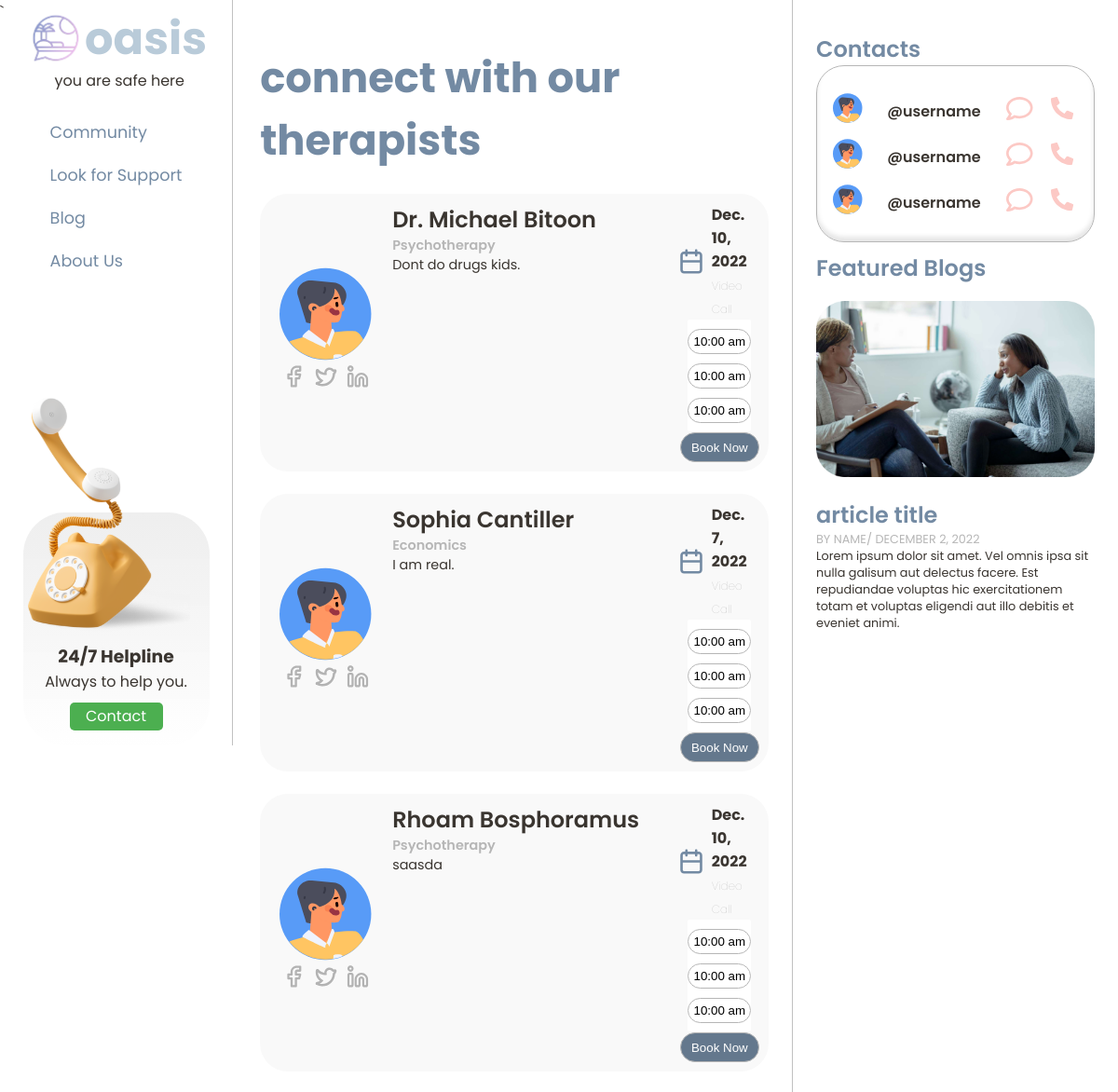
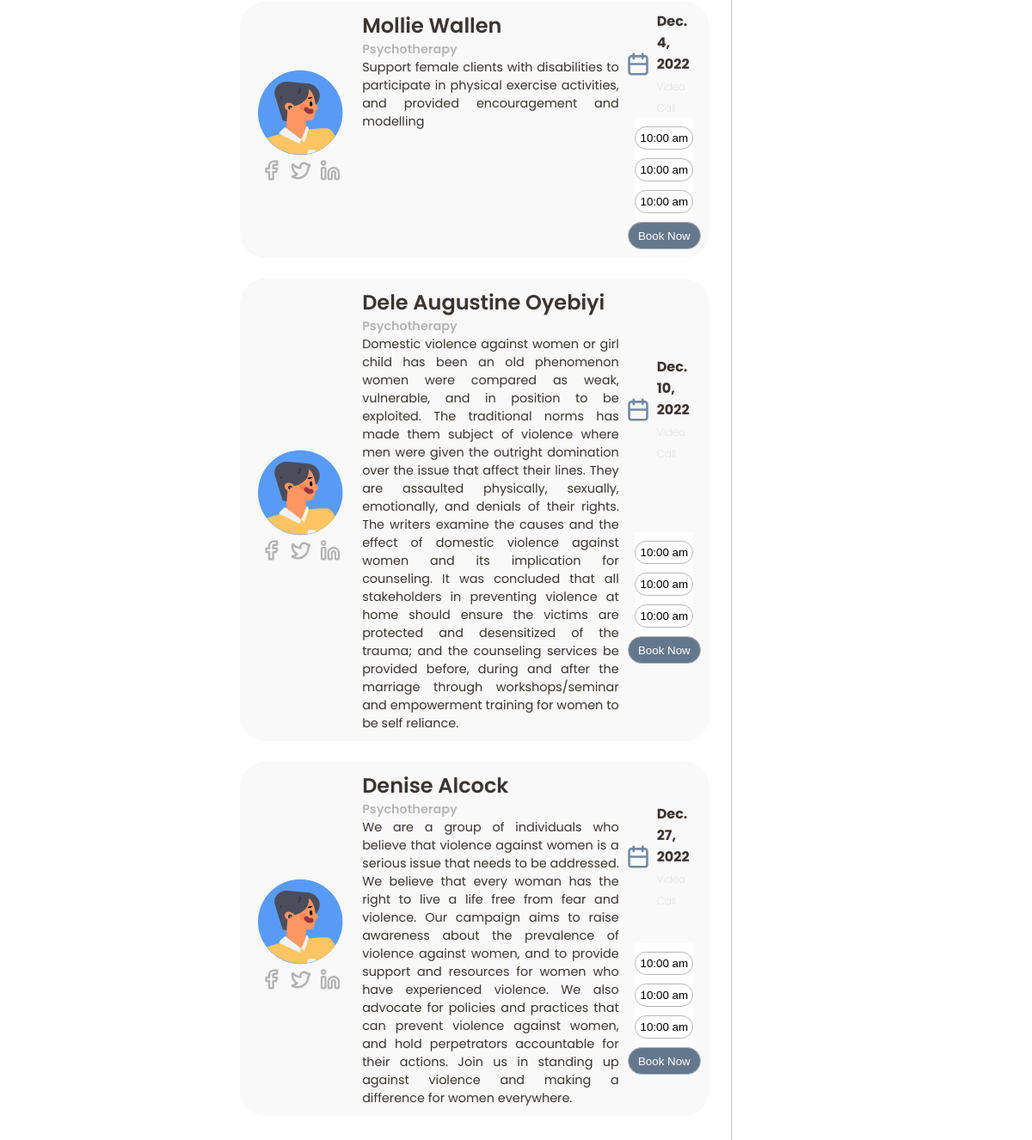
Page /counselling/ (signed in) on the earlier database version (2 pictures, top to bottom).
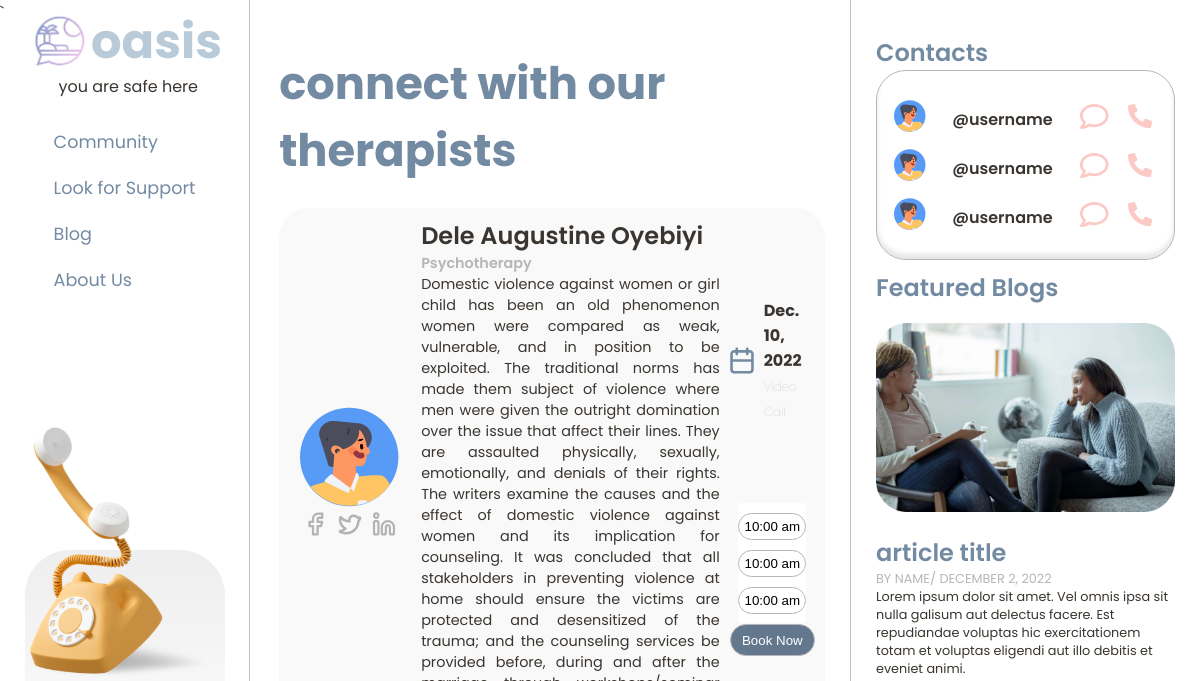
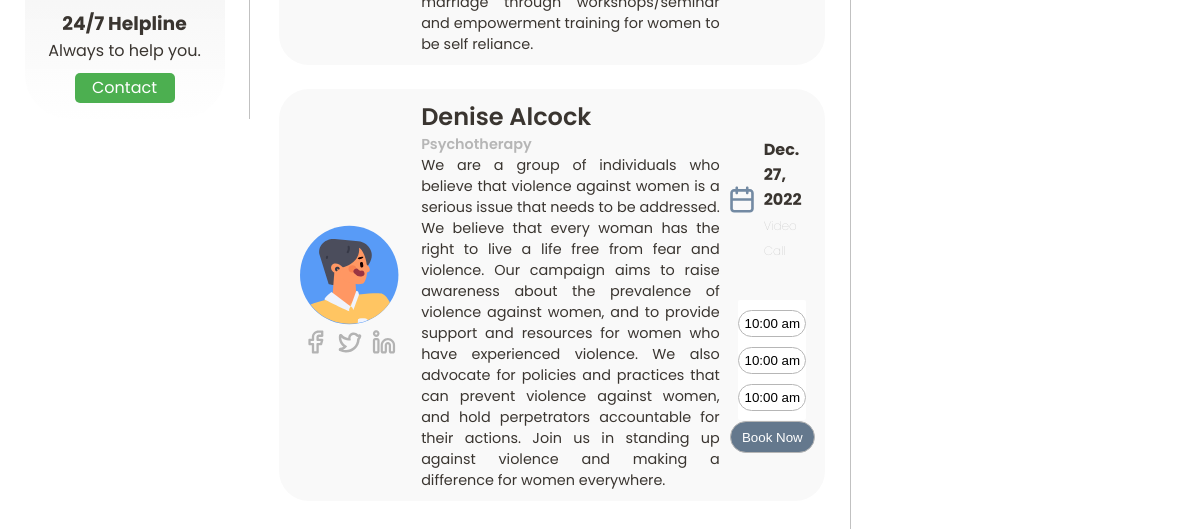
Same page on the later database version (2 pictures, top to bottom).
### forum/models.py (models this page shows)
class Therapist(models.Model):
    specialties = (
        ('Psychotherapy', 'Psychotherapy'),
        ('Economics', 'Economics'),
    )
    area = models.TextField(choices=specialties)
    name = models.CharField(max_length=128)
    email = models.EmailField()
    day_available = models.DateField()
    bio = models.TextField()

### forum/views.py (the view)
# urls.py: path('counselling/', counselling_view, name='counselling'),
def counselling_view(request, *args, **kwargs):
    if not request.user.is_authenticated:
        return redirect('landing')
    context = {
        'therapists': Therapist.objects.all(),
        'hotlines': Hotline.objects.all(),
    }
    return render(request, 'counselling.html', context)

### forum/templates/counselling.html (shortened to what this page needs)
{% extends 'base.html' %}
{% load static %}
{% block content %}
    <div class="main">
    <div class="counselling-label">connect with our therapists</div>
        <div class="therapist-list">
            {% for person in therapists %}
            <div class="rounded card three-column">
                <div class="therapist-details ">
                    <img alt="sdsds" src="{% static 'images/profile1.svg' %}">
                    <section class="centered">
                    <a href="#linktofb"><img src="{% static 'images/facebook.svg' %}" alt="facebook"></a>
                    <a href="#linktotwt"><img src="{% static 'images/twitter.svg' %}" alt="twitter"></a>
                    <a href="#linktoln"><img src="{% static 'images/linkedin.svg' %}" alt="linkedin"></a>
                    </section>
                </div>
                <div class="therapist-content">
                    <h2>{{  person.name }}</h2>
                    <p id="subtle">{{  person.area }}</p>
                    <p>{{ person.bio }}</p>
                </div>
                <div class="therapist-contact">
                    <div class="date-label">
                        <img alt="calendar icon" src="{% static 'images/calendar.svg' %}">
                        <div id="date-available">
                            <p>{{ person.day_available }}</p>
                            <label>Video Call</label>
                        </div>
                    </div>
                    <form class="centered time-list">
                    <label >
                            <select class="time-list-select" multiple >
                                <option>10:00 am</option>
                                <option>10:00 am</option>
                                <option>10:00 am</option>
                            </select>
                    </label>
                    <button id="book-button" href="booknow">Book Now</button>
                    </form>
                </div>
            </div>
            {%  endfor %}
        </div>
    </div>
    <div class="right">
    {%  include 'contacts.html' %}
    </div>
{%  endblock content %}

### forum/templates/base.html (shortened to what this page needs)
{% load static %}
<!DOCTYPE html>
<html lang="en">
<head>
    <link rel="stylesheet" type='text/css' href="{% static 'css/styles.css' %}">
</head>
<body>
    {% include 'nav.html' %}
    {% block content %}{% endblock content %}
</body>
</html>

### forum/templates/nav.html (shortened to what this page needs)
{% load static %}
<header>
    <div class="header-scroll-wrapper">
    <div class="title">
        <div>
    <a href="{% url 'home' %}" ><img id="logo" src="{% static 'images/logo.png' %}" type="image/svg+xml"></a>
            <p>oasis</p>
        </div>
        <div class="tagline">you are safe here</div>
    </div>
    <div class="nav">
        <ul>
            <li><a href="{% url 'home' %}">Community</a></li>
            <li><a href="{%  url 'counselling' %}">Look for Support</a></li>
            <li><a href="{%  url 'blog' %}">Blog</a></li>
            <li><a href="{%  url 'about' %}">About Us</a></li>
        </ul>
    </div>
    <div class="site-helpline">
        <div class="gradient-box">
            <h3>24/7 Helpline</h3>
            <p>Always to help you.</p>
            <a id="contact-button"class="button" href="#popup1">Contact</a>
            </div>
        </div>
    <img id="helpline-pic" src="{% static 'images/telephone.svg'  %}" >
    </div>
</header>

### forum/templates/contacts.html (shortened to what this page needs)
{%  load static %}
<div class="right-contacts-panel">
        <h2>Contacts</h2>
        <div class="scrollbar-wrapper rounded personal">
        <div class="contact-list  ">
            <div class="contact-item">
                <a href="#urltoprofile"><img src="{% static 'images/profile1.svg' %}"></a>
                <a href="#urltoprofile">@username</a>
                <a href="#urltomessage"><img src="{% static 'images/message.svg' %}"></a>
                <a href="#urltocall"><img src="{% static 'images/call.svg' %}"></a>
            </div>
            <div class="contact-item">
                <a href="#urltoprofile"><img src="{% static 'images/profile1.svg' %}"></a>
                <a href="#urltoprofile">@username</a>
                <a href="#urltomessage"><img src="{% static 'images/message.svg' %}"></a>
                <a href="#urltocall"><img src="{% static 'images/call.svg' %}"></a>
            </div>
            <div class="contact-item">
                <a href="#urltoprofile"><img src="{% static 'images/profile1.svg' %}"></a>
                <a href="#urltoprofile">@username</a>
                <a href="#urltomessage"><img src="{% static 'images/message.svg' %}"></a>
                <a href="#urltocall"><img src="{% static 'images/call.svg' %}"></a>
            </div>
        </div>
        </div>
    </div>
    <div class="right-blogs-panel">
        <h2>Featured Blogs</h2>
        <div class="blog-preview ">
            <img class="article-image" src="{% static 'images/blog-image-sample.png' %}">
            <div class="article-content">
                <h2 class="article-title">article title</h2>
                <p class="article-detail">BY NAME/ DECEMBER 2, 2022</p>
                <p class="article-description">
                    Lorem ipsum dolor sit amet. Vel omnis ipsa sit nulla galisum aut delectus facere. Est repudiandae voluptas hic exercitationem totam et voluptas eligendi aut illo debitis et eveniet animi.
                </p>
            </div>
        </div>
    </div>

Differences in the rows shown:
removed Therapist: name "Dr. Michael Bitoon", area "Psychotherapy", bio "Dont do drugs kids.", day_available "Dec. 10, 2022"
removed Therapist: name "Sophia Cantiller", area "Economics", bio "I am real.", day_available "Dec. 7, 2022"
removed Therapist: name "Rhoam Bosphoramus", area "Psychotherapy", bio "saasda", day_available "Dec. 10, 2022"
removed Therapist: name "Mollie Wallen", area "Psychotherapy", bio "Support female clients with disabilities to participate in physical exercise activities, and provided encouragement and modelling", day_available "Dec. 4, 2022"
